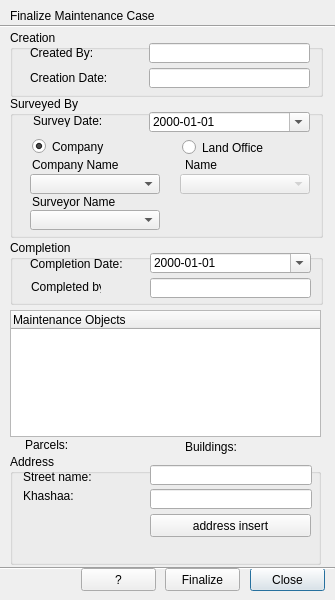
<?xml version="1.0" encoding="UTF-8"?>
<ui version="4.0">
 <class>FinalizeCaseDialog</class>
 <widget class="QDialog" name="FinalizeCaseDialog">
  <property name="geometry">
   <rect>
    <x>0</x>
    <y>0</y>
    <width>335</width>
    <height>600</height>
   </rect>
  </property>
  <property name="minimumSize">
   <size>
    <width>335</width>
    <height>600</height>
   </size>
  </property>
  <property name="maximumSize">
   <size>
    <width>335</width>
    <height>600</height>
   </size>
  </property>
  <property name="baseSize">
   <size>
    <width>335</width>
    <height>600</height>
   </size>
  </property>
  <property name="windowTitle">
   <string>Finalize Maintenance Case</string>
  </property>
  <widget class="QLabel" name="label_6">
   <property name="geometry">
    <rect>
     <x>10</x>
     <y>8</y>
     <width>321</width>
     <height>16</height>
    </rect>
   </property>
   <property name="text">
    <string>Finalize Maintenance Case</string>
   </property>
  </widget>
  <widget class="Line" name="line">
   <property name="geometry">
    <rect>
     <x>0</x>
     <y>25</y>
     <width>335</width>
     <height>3</height>
    </rect>
   </property>
   <property name="orientation">
    <enum>Qt::Horizontal</enum>
   </property>
  </widget>
  <widget class="QPushButton" name="cancel_button">
   <property name="geometry">
    <rect>
     <x>250</x>
     <y>568</y>
     <width>75</width>
     <height>23</height>
    </rect>
   </property>
   <property name="text">
    <string>Close</string>
   </property>
  </widget>
  <widget class="Line" name="line_2">
   <property name="geometry">
    <rect>
     <x>0</x>
     <y>567</y>
     <width>335</width>
     <height>3</height>
    </rect>
   </property>
   <property name="orientation">
    <enum>Qt::Horizontal</enum>
   </property>
  </widget>
  <widget class="QPushButton" name="ok_button">
   <property name="geometry">
    <rect>
     <x>165</x>
     <y>568</y>
     <width>75</width>
     <height>23</height>
    </rect>
   </property>
   <property name="text">
    <string>Finalize</string>
   </property>
  </widget>
  <widget class="QGroupBox" name="groupBox">
   <property name="geometry">
    <rect>
     <x>10</x>
     <y>96</y>
     <width>313</width>
     <height>142</height>
    </rect>
   </property>
   <property name="title">
    <string>Surveyed By</string>
   </property>
   <widget class="QRadioButton" name="company_rbutton">
    <property name="geometry">
     <rect>
      <x>22</x>
      <y>40</y>
      <width>96</width>
      <height>21</height>
     </rect>
    </property>
    <property name="text">
     <string>Company</string>
    </property>
    <property name="checked">
     <bool>true</bool>
    </property>
   </widget>
   <widget class="QRadioButton" name="land_office_rbutton">
    <property name="geometry">
     <rect>
      <x>172</x>
      <y>41</y>
      <width>101</width>
      <height>21</height>
     </rect>
    </property>
    <property name="text">
     <string>Land Office</string>
    </property>
   </widget>
   <widget class="QComboBox" name="company_cbox">
    <property name="geometry">
     <rect>
      <x>20</x>
      <y>78</y>
      <width>130</width>
      <height>20</height>
     </rect>
    </property>
   </widget>
   <widget class="QComboBox" name="land_office_cbox">
    <property name="enabled">
     <bool>false</bool>
    </property>
    <property name="geometry">
     <rect>
      <x>170</x>
      <y>78</y>
      <width>130</width>
      <height>20</height>
     </rect>
    </property>
   </widget>
   <widget class="QLabel" name="label_4">
    <property name="geometry">
     <rect>
      <x>22</x>
      <y>61</y>
      <width>131</width>
      <height>16</height>
     </rect>
    </property>
    <property name="text">
     <string>Company Name</string>
    </property>
   </widget>
   <widget class="QLabel" name="label_5">
    <property name="geometry">
     <rect>
      <x>175</x>
      <y>61</y>
      <width>126</width>
      <height>16</height>
     </rect>
    </property>
    <property name="text">
     <string>Name</string>
    </property>
   </widget>
   <widget class="QComboBox" name="surveyor_cbox">
    <property name="geometry">
     <rect>
      <x>20</x>
      <y>114</y>
      <width>130</width>
      <height>20</height>
     </rect>
    </property>
   </widget>
   <widget class="QLabel" name="label_7">
    <property name="geometry">
     <rect>
      <x>22</x>
      <y>98</y>
      <width>131</width>
      <height>16</height>
     </rect>
    </property>
    <property name="text">
     <string>Surveyor Name</string>
    </property>
   </widget>
   <widget class="QLabel" name="label_8">
    <property name="geometry">
     <rect>
      <x>23</x>
      <y>18</y>
      <width>73</width>
      <height>13</height>
     </rect>
    </property>
    <property name="text">
     <string>Survey Date:</string>
    </property>
   </widget>
   <widget class="QDateEdit" name="survey_date_edit">
    <property name="geometry">
     <rect>
      <x>139</x>
      <y>16</y>
      <width>161</width>
      <height>20</height>
     </rect>
    </property>
    <property name="displayFormat">
     <string>yyyy-MM-dd</string>
    </property>
    <property name="calendarPopup">
     <bool>true</bool>
    </property>
   </widget>
  </widget>
  <widget class="QGroupBox" name="groupBox_2">
   <property name="geometry">
    <rect>
     <x>10</x>
     <y>30</y>
     <width>313</width>
     <height>67</height>
    </rect>
   </property>
   <property name="title">
    <string>Creation</string>
   </property>
   <widget class="QLabel" name="label_3">
    <property name="geometry">
     <rect>
      <x>20</x>
      <y>15</y>
      <width>71</width>
      <height>16</height>
     </rect>
    </property>
    <property name="text">
     <string>Created By:</string>
    </property>
   </widget>
   <widget class="QLineEdit" name="created_by_edit">
    <property name="geometry">
     <rect>
      <x>139</x>
      <y>13</y>
      <width>161</width>
      <height>20</height>
     </rect>
    </property>
    <property name="readOnly">
     <bool>true</bool>
    </property>
   </widget>
   <widget class="QLabel" name="label_9">
    <property name="geometry">
     <rect>
      <x>20</x>
      <y>40</y>
      <width>91</width>
      <height>16</height>
     </rect>
    </property>
    <property name="text">
     <string>Creation Date:</string>
    </property>
   </widget>
   <widget class="QLineEdit" name="creation_date_line_edit">
    <property name="geometry">
     <rect>
      <x>139</x>
      <y>38</y>
      <width>161</width>
      <height>20</height>
     </rect>
    </property>
    <property name="readOnly">
     <bool>true</bool>
    </property>
   </widget>
  </widget>
  <widget class="QGroupBox" name="groupBox_3">
   <property name="geometry">
    <rect>
     <x>10</x>
     <y>240</y>
     <width>313</width>
     <height>65</height>
    </rect>
   </property>
   <property name="title">
    <string>Completion</string>
   </property>
   <widget class="QLineEdit" name="user_name_edit">
    <property name="geometry">
     <rect>
      <x>140</x>
      <y>38</y>
      <width>161</width>
      <height>20</height>
     </rect>
    </property>
    <property name="readOnly">
     <bool>true</bool>
    </property>
   </widget>
   <widget class="QLabel" name="label">
    <property name="geometry">
     <rect>
      <x>21</x>
      <y>40</y>
      <width>70</width>
      <height>13</height>
     </rect>
    </property>
    <property name="text">
     <string>Completed by:</string>
    </property>
   </widget>
   <widget class="QDateEdit" name="completion_date_edit">
    <property name="geometry">
     <rect>
      <x>140</x>
      <y>13</y>
      <width>161</width>
      <height>20</height>
     </rect>
    </property>
    <property name="displayFormat">
     <string>yyyy-MM-dd</string>
    </property>
    <property name="calendarPopup">
     <bool>true</bool>
    </property>
   </widget>
   <widget class="QLabel" name="label_10">
    <property name="geometry">
     <rect>
      <x>20</x>
      <y>16</y>
      <width>121</width>
      <height>16</height>
     </rect>
    </property>
    <property name="text">
     <string>Completion Date:</string>
    </property>
   </widget>
  </widget>
  <widget class="QLabel" name="label_11">
   <property name="geometry">
    <rect>
     <x>25</x>
     <y>437</y>
     <width>111</width>
     <height>16</height>
    </rect>
   </property>
   <property name="text">
    <string>Parcels:</string>
   </property>
  </widget>
  <widget class="QLabel" name="label_12">
   <property name="geometry">
    <rect>
     <x>185</x>
     <y>439</y>
     <width>71</width>
     <height>16</height>
    </rect>
   </property>
   <property name="text">
    <string>Buildings:</string>
   </property>
  </widget>
  <widget class="QLabel" name="number_of_parcel_lbl">
   <property name="geometry">
    <rect>
     <x>130</x>
     <y>436</y>
     <width>38</width>
     <height>20</height>
    </rect>
   </property>
   <property name="text">
    <string/>
   </property>
  </widget>
  <widget class="QLabel" name="number_of_building_lbl">
   <property name="geometry">
    <rect>
     <x>255</x>
     <y>434</y>
     <width>61</width>
     <height>21</height>
    </rect>
   </property>
   <property name="text">
    <string/>
   </property>
  </widget>
  <widget class="QPushButton" name="help_button">
   <property name="geometry">
    <rect>
     <x>81</x>
     <y>568</y>
     <width>75</width>
     <height>23</height>
    </rect>
   </property>
   <property name="text">
    <string>?</string>
   </property>
  </widget>
  <widget class="QTreeWidget" name="maintenance_objects_twidget">
   <property name="geometry">
    <rect>
     <x>10</x>
     <y>310</y>
     <width>311</width>
     <height>127</height>
    </rect>
   </property>
   <property name="contextMenuPolicy">
    <enum>Qt::CustomContextMenu</enum>
   </property>
   <column>
    <property name="text">
     <string>Maintenance Objects</string>
    </property>
   </column>
  </widget>
  <widget class="QGroupBox" name="groupBox_4">
   <property name="geometry">
    <rect>
     <x>10</x>
     <y>454</y>
     <width>311</width>
     <height>111</height>
    </rect>
   </property>
   <property name="title">
    <string>Address</string>
   </property>
   <widget class="QLabel" name="label_2">
    <property name="geometry">
     <rect>
      <x>13</x>
      <y>15</y>
      <width>81</width>
      <height>16</height>
     </rect>
    </property>
    <property name="text">
     <string>Street name:</string>
    </property>
   </widget>
   <widget class="QLabel" name="label_13">
    <property name="geometry">
     <rect>
      <x>13</x>
      <y>34</y>
      <width>81</width>
      <height>16</height>
     </rect>
    </property>
    <property name="text">
     <string>Khashaa:</string>
    </property>
   </widget>
   <widget class="QLineEdit" name="street_name_edit">
    <property name="geometry">
     <rect>
      <x>140</x>
      <y>11</y>
      <width>162</width>
      <height>20</height>
     </rect>
    </property>
   </widget>
   <widget class="QLineEdit" name="khashaa_edit">
    <property name="geometry">
     <rect>
      <x>140</x>
      <y>35</y>
      <width>162</width>
      <height>20</height>
     </rect>
    </property>
   </widget>
   <widget class="QPushButton" name="address_insert_button">
    <property name="geometry">
     <rect>
      <x>140</x>
      <y>60</y>
      <width>161</width>
      <height>23</height>
     </rect>
    </property>
    <property name="text">
     <string>address insert</string>
    </property>
   </widget>
   <widget class="QLabel" name="error_label">
    <property name="geometry">
     <rect>
      <x>14</x>
      <y>88</y>
      <width>291</width>
      <height>16</height>
     </rect>
    </property>
    <property name="text">
     <string/>
    </property>
   </widget>
  </widget>
 </widget>
 <tabstops>
  <tabstop>created_by_edit</tabstop>
  <tabstop>company_rbutton</tabstop>
  <tabstop>company_cbox</tabstop>
  <tabstop>surveyor_cbox</tabstop>
  <tabstop>land_office_rbutton</tabstop>
  <tabstop>land_office_cbox</tabstop>
  <tabstop>user_name_edit</tabstop>
  <tabstop>ok_button</tabstop>
  <tabstop>cancel_button</tabstop>
 </tabstops>
 <resources/>
 <connections/>
</ui>
